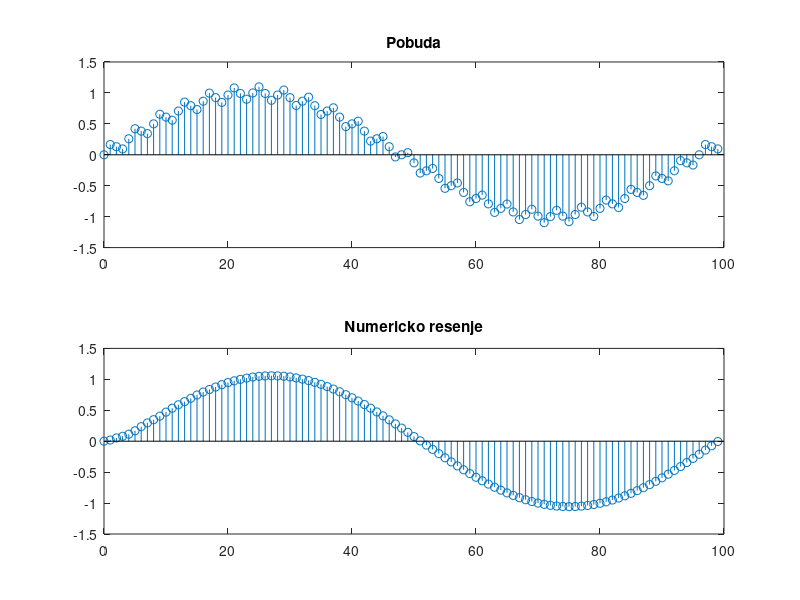

MATLAB code to generate this figure:
%operatorski polinomi b i a
b = [0.1094 0.1094 0.1094 0.1094];
a = [0.96875 -1 0.96875 -0.53125];
%definisanje ulaznog signala u trajanju od 100 odbiraka
n = 0 : 99;
u = sin( 2*500*pi*n/48000) + 0.1* sin(2*12000*pi*n/48000);
y = filter (b, a, u);
%crtanje analitickog i numerickog resenja kao i greske koja je nastala
%prilikom numerickog resavanja
%analiticko resenje
subplot (2, 1, 1), stem (n, u), title ('Pobuda');
subplot (2, 1, 2), stem (n, y), title ('Numericko resenje');
